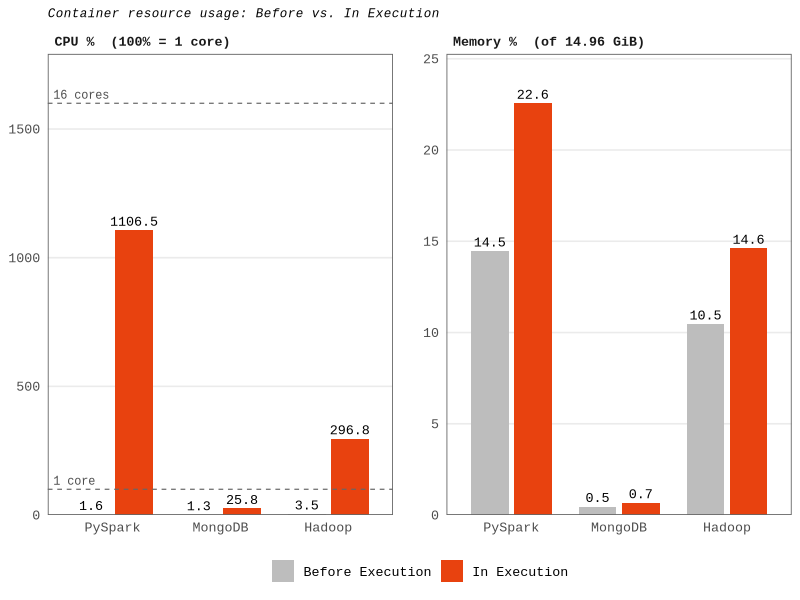

The R source for this figure:
library(ggplot2)
library(dplyr)
library(tidyr)
library(tibble)

N_CORES <- 16  # from `nproc` linux command hehe

# Before Execution = base_stats (idle); In Execution = each framework's own scenario only
stats <- tribble(
  ~framework, ~state,             ~cpu,   ~mem,
  "PySpark",  "Before Execution",    1.56,  14.46,
  "PySpark",  "In Execution",     1106.50,  22.56,
  "MongoDB",  "Before Execution",    1.30,   0.46,
  "MongoDB",  "In Execution",       25.81,   0.67,
  "Hadoop",   "Before Execution",    3.48,  10.47,
  "Hadoop",   "In Execution",      296.75,  14.62
) %>%
  mutate(framework = factor(framework, levels = c("PySpark", "MongoDB", "Hadoop")),
         state = factor(state, levels = c("Before Execution", "In Execution")))

long <- stats %>%
  pivot_longer(c(cpu, mem), names_to = "metric", values_to = "value") %>%
  mutate(metric = factor(metric, levels = c("cpu", "mem"),
                         labels = c("CPU %  (100% = 1 core)", "Memory %  (of 14.96 GiB)")))

# Reference lines only on the CPU panel
cpu_panel <- factor("CPU %  (100% = 1 core)", levels = levels(long$metric))
core_lines <- tibble(metric = cpu_panel,
                     y = c(100, N_CORES * 100),
                     label = c("1 core", paste0(N_CORES, " cores")))

p <- ggplot(long, aes(x = framework, y = value, fill = state)) +
  geom_col(position = position_dodge(width = 0.8), width = 0.7) +
  geom_hline(data = core_lines, aes(yintercept = y),
             linetype = "dashed", colour = "grey40", linewidth = 0.4) +
  geom_text(data = core_lines, aes(x = 0.45, y = y, label = label),
            inherit.aes = FALSE, hjust = 0, vjust = -0.5,
            size = 3, colour = "grey30", family = "Courier New") +
  geom_text(aes(label = round(value, 1)),
            position = position_dodge(width = 0.8),
            vjust = -0.5, size = 3.4, family = "Courier New") +
  facet_wrap(~ metric, scales = "free_y") +
  scale_fill_manual(values = c("Before Execution" = "#BDBDBD", "In Execution" = "#E8420F")) +
  scale_y_continuous(expand = expansion(mult = c(0, 0.12))) +
  
  labs(title = "Container resource usage: Before vs. In Execution",
       x = NULL, y = NULL, fill = NULL) +
  theme_minimal(base_size = 12, base_family = "Courier New") +
  theme(legend.position = "bottom",
        plot.title = element_text(face = "italic", size = 9),
        strip.text = element_text(face = "bold", hjust = 0),
        panel.grid.major.x = element_blank(),
        panel.grid.minor = element_blank(),
        panel.border = element_rect(colour = "grey40", fill = NA, linewidth = 0.6),
        panel.spacing.x = unit(1.5, "lines"))

print(p)
